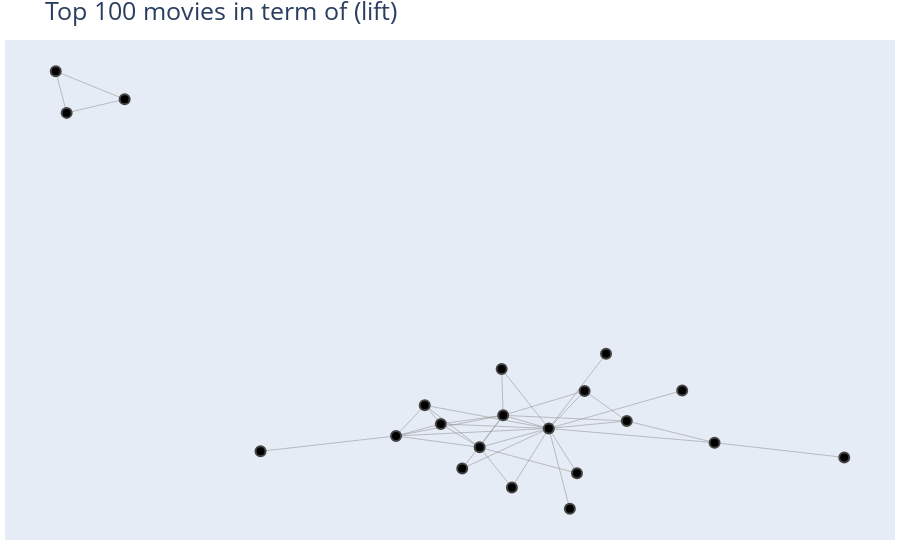

The cell this chart's notebook holds for it:
### Code cell
import plotly.graph_objs as go
from plotly.offline import init_notebook_mode, iplot

import networkx as nx
import warnings
warnings.filterwarnings('ignore')

init_notebook_mode(connected=True)

# Create a Plotly figure
fig = go.Figure()

edges = nx.from_pandas_edgelist(rules.sort_values(ascending=False,by='lift')
                           ,source='antecedents',target='consequents',edge_attr=None)
pos = nx.spring_layout(edges, seed=42)  # use spring_layout instead
# Add edges as scatter trace
edge_x = []
edge_y = []
for edge in edges.edges():
    x0, y0 = pos[edge[0]]
    x1, y1 = pos[edge[1]]
    edge_x.append(x0)
    edge_x.append(x1)
    edge_x.append(None)
    edge_y.append(y0)
    edge_y.append(y1)
    edge_y.append(None)

edge_trace = go.Scatter(
    x=edge_x, y=edge_y,
    line=dict(width=0.5, color='#888'),
    hoverinfo='none',
    mode='lines')

fig.add_trace(edge_trace)

# Add nodes as scatter trace
node_x = []
node_y = []
node_text = []
for node in edges.nodes():
    x, y = pos[node]
    node_x.append(x)
    node_y.append(y)
    node_text.append(node)

node_trace = go.Scatter(
    x=node_x, y=node_y,
    mode='markers',
    hoverinfo='text',
    marker=dict(
        showscale=False,
        colorscale='YlGnBu',
        reversescale=True,
        color=[],
        size=10,
        line_width=2))

node_trace.text = node_text
fig.add_trace(node_trace)

# Set layout and display the figure
fig.update_layout(
    title='Top 100 movies in term of (lift)',
    title_font_size=25,
    font_size=18,
    showlegend=False,
    hovermode='closest',
    margin=dict(b=20,l=5,r=5,t=40),
    xaxis=dict(showgrid=False, zeroline=False, showticklabels=False),
    yaxis=dict(showgrid=False, zeroline=False, showticklabels=False))

iplot(fig)

### Figure 1 — Plotly figure (JSON) as saved in the notebook; plotly's stock layout.template omitted (floating-point values rounded to 4 significant figures)
{"data": [{"hoverinfo": "none", "line": {"color": "#888", "width": 0.5}, "mode": "lines", "type": "scatter", "x": [-0.6904, -0.577, null, -0.6904, -0.6725, null, -0.577, -0.6725, null, 0.1209, 0.2151, null, 0.1209, 0.3404, null, 0.1209, -0.02153, null, 0.1209, 0.1555, null, 0.1209, 0.1798, null, 0.1209, 0.04333, null, 0.1209, 0.1672, null, 0.1209, -0.08326, null, 0.1209, 0.04579, null, 0.1209, 0.0071, null, 0.1209, 0.0602, null, 0.1209, 0.2493, null, 0.1209, -0.05676, null, 0.1209, -0.1305, null, 0.1209, 0.3937, null, -0.08326, 0.0071, null, -0.08326, -0.1305, null, -0.08326, -0.05676, null, 0.0071, 0.1672, null, 0.0071, 0.0602, null, 0.0071, -0.05676, null, 0.0071, -0.1305, null, 0.0071, 0.04579, null, -0.1305, -0.3534, null, -0.1305, -0.05676, null, -0.1305, 0.04579, null, 0.04579, -0.02153, null, 0.04579, 0.04333, null, 0.04579, 0.1798, null, 0.04579, 0.2493, null, 0.04579, -0.05676, null, 0.2493, 0.1798, null, 0.2493, 0.3937, null, 0.6071, 0.3937, null], "y": [1.0, 0.9103, null, 1.0, 0.8667, null, 0.9103, 0.8667, null, -0.1438, 0.09521, null, -0.1438, -0.02242, null, -0.1438, -0.2724, null, -0.1438, -0.401, null, -0.1438, -0.02356, null, -0.1438, 0.04627, null, -0.1438, -0.2871, null, -0.1438, -0.06943, null, -0.1438, -0.1018, null, -0.1438, -0.2043, null, -0.1438, -0.3327, null, -0.1438, -0.1199, null, -0.1438, -0.1293, null, -0.1438, -0.1678, null, -0.1438, -0.1893, null, -0.06943, -0.2043, null, -0.06943, -0.1678, null, -0.06943, -0.1293, null, -0.2043, -0.2871, null, -0.2043, -0.3327, null, -0.2043, -0.1293, null, -0.2043, -0.1678, null, -0.2043, -0.1018, null, -0.1678, -0.217, null, -0.1678, -0.1293, null, -0.1678, -0.1018, null, -0.1018, -0.2724, null, -0.1018, 0.04627, null, -0.1018, -0.02356, null, -0.1018, -0.1199, null, -0.1018, -0.1293, null, -0.1199, -0.02356, null, -0.1199, -0.1893, null, -0.2366, -0.1893, null]}, {"hoverinfo": "text", "marker": {"color": [], "colorscale": [[0, "rgb(255,255,217)"], [0.125, "rgb(237,248,177)"], [0.25, "rgb(199,233,180)"], [0.375, "rgb(127,205,187)"], [0.5, "rgb(65,182,196)"], [0.625, "rgb(29,145,192)"], [0.75, "rgb(34,94,168)"], [0.875, "rgb(37,52,148)"], [1, "rgb(8,29,88)"]], "line": {"width": 2}, "reversescale": true, "showscale": false, "size": 10}, "mode": "markers", "text": ["Lord of the Rings: The Return of the King, The (2003)", "Lord of the Rings: The Two Towers, The (2002)", "Lord of the Rings: The Fellowship of the Ring, The (2001)", "Pulp Fiction (1994)", "Reservoir Dogs (1992)", "Memento (2000)", "Fight Club (1999)", "Inception (2010)", "Interstellar (2014)", "Donnie Darko (2001)", "Shawshank Redemption, The (1994)", "Usual Suspects, The (1995)", "Seven (a.k.a. Se7en) (1995)", "Matrix, The (1999)", "Eternal Sunshine of the Spotless Mind (2004)", "Forrest Gump (1994)", "Silence of the Lambs, The (1991)", "Twelve Monkeys (a.k.a. 12 Monkeys) (1995)", "American Beauty (1999)", "Star Wars: Episode V - The Empire Strikes Back (1980)", "Star Wars: Episode IV - A New Hope (1977)"], "type": "scatter", "x": [-0.6904, -0.577, -0.6725, 0.1209, 0.2151, -0.08326, 0.0071, -0.1305, -0.3534, 0.1672, 0.04579, -0.02153, 0.04333, -0.05676, 0.0602, 0.2493, 0.1798, 0.3404, 0.1555, 0.6071, 0.3937], "y": [1.0, 0.9103, 0.8667, -0.1438, 0.09521, -0.06943, -0.2043, -0.1678, -0.217, -0.2871, -0.1018, -0.2724, 0.04627, -0.1293, -0.3327, -0.1199, -0.02356, -0.02242, -0.401, -0.2366, -0.1893]}], "layout": {"font": {"size": 18}, "hovermode": "closest", "margin": {"b": 20, "l": 5, "r": 5, "t": 40}, "showlegend": false, "title": {"font": {"size": 25}, "text": "Top 100 movies in term of (lift)"}, "xaxis": {"showgrid": false, "showticklabels": false, "zeroline": false}, "yaxis": {"showgrid": false, "showticklabels": false, "zeroline": false}}}
